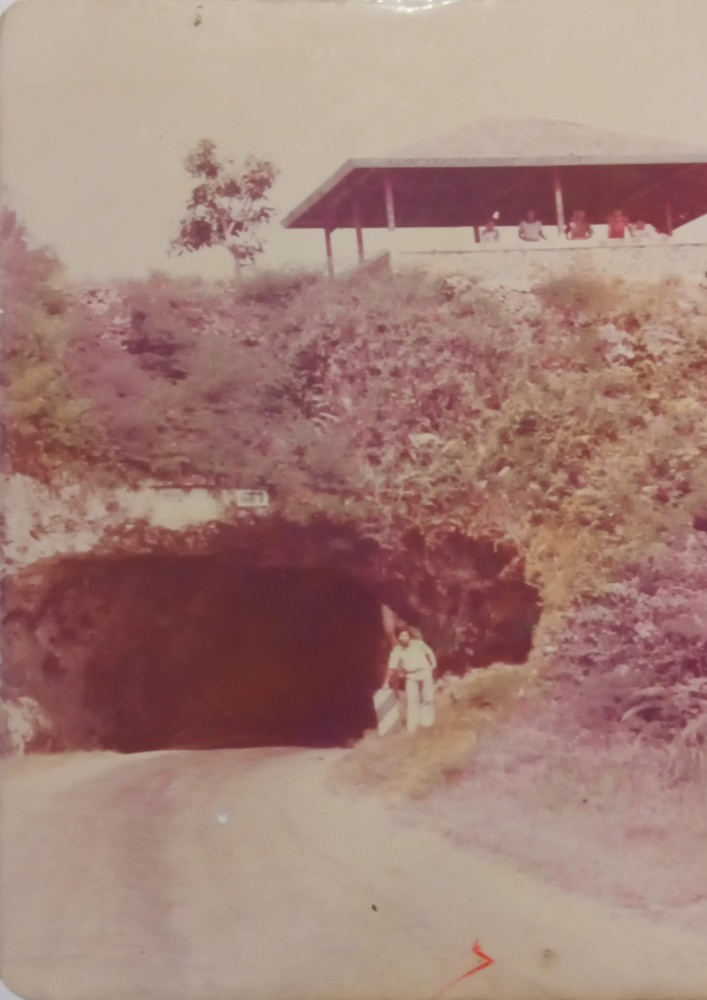
#> input picture images/gambar_jadul.jpg, 707 x 1000 px
$ python main.py images/gambar_jadul.jpg
#> lines starting #> are read from the running program, lines starting #| are printed output that depends on the picture
"""
Restorasi Citra Foto Jadul Berwarna Menggunakan Koreksi Warna dan CLAHE
=======================================================================
Mata Kuliah  : Visi Komputer
Metode       : Classical Image Processing (tanpa Deep Learning)
Library      : NumPy, Matplotlib, Pillow

Pipeline dua tahap:
  Tahap 1 — Gray World Assumption  : menetralisir color cast
  Tahap 2 — CLAHE pada channel L   : meningkatkan kontras tanpa mendistorsi warna
"""

import argparse
import math
import os

import numpy as np
import matplotlib.pyplot as plt
from PIL import Image


# ---------------------------------------------------------------------------
# Matriks konversi RGB ↔ XYZ (illuminan D65, standar CIE)
# ---------------------------------------------------------------------------

_RGB_TO_XYZ = np.array([
    [0.4124564, 0.3575761, 0.1804375],
    [0.2126729, 0.7151522, 0.0721750],
    [0.0193339, 0.1191920, 0.9503041],
], dtype=np.float64)

_XYZ_TO_RGB = np.array([
    [ 3.2404542, -1.5371385, -0.4985314],
    [-0.9692660,  1.8760108,  0.0415560],
    [ 0.0556434, -0.2040259,  1.0572252],
], dtype=np.float64)

_D65 = np.array([0.95047, 1.00000, 1.08883], dtype=np.float64)


def _srgb_to_linear(c: np.ndarray) -> np.ndarray:
    return np.where(c > 0.04045, ((c + 0.055) / 1.055) ** 2.4, c / 12.92)


def _linear_to_srgb(c: np.ndarray) -> np.ndarray:
    c_safe = np.maximum(c, 0.0)
    return np.where(c > 0.0031308, 1.055 * c_safe ** (1.0 / 2.4) - 0.055, 12.92 * c)


def _lab_f(t: np.ndarray) -> np.ndarray:
    delta = 6.0 / 29.0
    return np.where(t > delta ** 3, np.cbrt(t), t / (3.0 * delta ** 2) + 4.0 / 29.0)


def _lab_f_inv(t: np.ndarray) -> np.ndarray:
    delta = 6.0 / 29.0
    return np.where(t > delta, t ** 3, 3.0 * delta ** 2 * (t - 4.0 / 29.0))


def rgb_to_lab(image_rgb: np.ndarray) -> np.ndarray:
    """Konversi sRGB (uint8) → CIE L*a*b* (float64). L: [0,100], a/b: [-128,127]."""
    rgb_f = image_rgb.astype(np.float64) / 255.0
    lin   = _srgb_to_linear(rgb_f)
    xyz   = lin @ _RGB_TO_XYZ.T
    f     = _lab_f(xyz / _D65)
    L = 116.0 * f[:, :, 1] - 16.0
    a = 500.0 * (f[:, :, 0] - f[:, :, 1])
    b = 200.0 * (f[:, :, 1] - f[:, :, 2])
    return np.stack([L, a, b], axis=-1)


def lab_to_rgb(image_lab: np.ndarray) -> np.ndarray:
    """Konversi CIE L*a*b* (float64) → sRGB (uint8)."""
    L, a, b = image_lab[:, :, 0], image_lab[:, :, 1], image_lab[:, :, 2]
    fy = (L + 16.0) / 116.0
    fx = a / 500.0 + fy
    fz = fy - b / 200.0
    xyz = np.stack([
        _D65[0] * _lab_f_inv(fx),
        _D65[1] * _lab_f_inv(fy),
        _D65[2] * _lab_f_inv(fz),
    ], axis=-1)
    srgb = _linear_to_srgb(xyz @ _XYZ_TO_RGB.T)
    return np.clip(np.round(srgb * 255.0), 0, 255).astype(np.uint8)


# ---------------------------------------------------------------------------
# I/O
# ---------------------------------------------------------------------------

def load_image(path: str) -> np.ndarray:
    """Membaca gambar dan mengembalikan array uint8 (H×W×3, RGB)."""
    img = Image.open(path).convert("RGB")
    return np.array(img, dtype=np.uint8)


def save_image(image_rgb: np.ndarray, path: str) -> None:
    Image.fromarray(image_rgb).save(path)


# ---------------------------------------------------------------------------
# Tahap 1: Koreksi Warna — Gray World Assumption
# ---------------------------------------------------------------------------

def gray_world_correction(image_rgb: np.ndarray) -> np.ndarray:
    """
    Menetralisir color cast dengan menyeimbangkan rata-rata tiap channel
    terhadap rata-rata global (gray mean).

    scale_c    = gray_mean / mean_c
    I_c_new    = clip(I_c * scale_c, 0, 255)
    gray_mean  = (mean_R + mean_G + mean_B) / 3
    """
    img_f     = image_rgb.astype(np.float64)
    means     = img_f.mean(axis=(0, 1))
    gray_mean = means.mean()
    scales    = np.where(means > 0, gray_mean / means, 1.0)
    return np.clip(img_f * scales, 0, 255).astype(np.uint8)


# ---------------------------------------------------------------------------
# Tahap 2: CLAHE pada Channel L
# ---------------------------------------------------------------------------

def _compute_tile_luts(
    l_uint8: np.ndarray,
    ny: int,
    nx: int,
    clip_limit: float,
) -> np.ndarray:
    """
    Menghitung LUT ekualisasi histogram untuk setiap tile.

    Untuk tiap tile:
      1. Hitung histogram (256 bin).
      2. Terapkan clip: C_l = clip_limit * (jumlah piksel) / 256.
         Piksel terpotong didistribusikan ulang merata ke semua bin.
      3. Hitung CDF dan petakan ke LUT [0, 255].

    Mengembalikan array (ny, nx, 256).
    """
    H, W = l_uint8.shape
    luts = np.zeros((ny, nx, 256), dtype=np.float64)

    for iy in range(ny):
        for ix in range(nx):
            y0 = int(round(iy * H / ny));       y1 = int(round((iy + 1) * H / ny))
            x0 = int(round(ix * W / nx));       x1 = int(round((ix + 1) * W / nx))
            y0, y1 = max(0, y0), min(H, y1);    x0, x1 = max(0, x0), min(W, x1)

            tile     = l_uint8[y0:y1, x0:x1]
            n_pixels = tile.size
            hist     = np.bincount(tile.flatten(), minlength=256).astype(np.float64)

            actual_clip = max(1, int(clip_limit * n_pixels / 256))
            excess      = np.sum(np.maximum(hist - actual_clip, 0))
            hist        = np.minimum(hist, float(actual_clip))
            hist       += excess / 256.0

            cdf     = np.cumsum(hist)
            cdf_min = cdf[0]
            denom   = float(n_pixels) - cdf_min
            lut     = np.clip(np.round((cdf - cdf_min) / denom * 255.0), 0, 255) \
                      if denom > 0 else np.arange(256, dtype=np.float64)
            luts[iy, ix] = lut

    return luts


def _bilinear_interpolate(
    l_uint8: np.ndarray,
    luts: np.ndarray,
    ny: int,
    nx: int,
) -> np.ndarray:
    """
    Menggabungkan LUT tile-tile bersebelahan dengan interpolasi bilinear
    agar tidak ada artefak batas antar tile.

    Mengembalikan channel L hasil CLAHE (uint8, H×W).
    """
    H, W = l_uint8.shape
    cy = (np.arange(ny, dtype=np.float64) + 0.5) * (H / ny)
    cx = (np.arange(nx, dtype=np.float64) + 0.5) * (W / nx)
    y_idx = np.arange(H, dtype=np.float64)
    x_idx = np.arange(W, dtype=np.float64)

    if ny > 1:
        iy = np.clip(np.searchsorted(cy, y_idx + 0.5) - 1, 0, ny - 2)
        ty = np.clip((y_idx + 0.5 - cy[iy]) / (cy[iy + 1] - cy[iy]), 0.0, 1.0)
    else:
        iy = np.zeros(H, dtype=int);  ty = np.zeros(H, dtype=np.float64)

    if nx > 1:
        ix = np.clip(np.searchsorted(cx, x_idx + 0.5) - 1, 0, nx - 2)
        tx = np.clip((x_idx + 0.5 - cx[ix]) / (cx[ix + 1] - cx[ix]), 0.0, 1.0)
    else:
        ix = np.zeros(W, dtype=int);  tx = np.zeros(W, dtype=np.float64)

    PV  = l_uint8
    IY  = iy[:, np.newaxis] * np.ones((1, W), dtype=int)
    IX  = np.ones((H, 1), dtype=int) * ix[np.newaxis, :]
    IY1 = np.minimum(IY + 1, ny - 1)
    IX1 = np.minimum(IX + 1, nx - 1)

    TY = ty[:, np.newaxis];  TX = tx[np.newaxis, :]
    result = (
        (1.0 - TY) * (1.0 - TX) * luts[IY,  IX,  PV] +
        (1.0 - TY) * TX          * luts[IY,  IX1, PV] +
        TY          * (1.0 - TX) * luts[IY1, IX,  PV] +
        TY          * TX          * luts[IY1, IX1, PV]
    )
    return np.clip(result, 0, 255).astype(np.uint8)


def apply_clahe(
    image_rgb: np.ndarray,
    clip_limit: float = 2.0,
    tile_grid: tuple = (8, 8),
) -> np.ndarray:
    """
    Menerapkan CLAHE pada channel L dalam ruang warna CIE L*a*b*.

    Channel L (kecerahan) diproses terpisah dari channel a dan b (warna),
    sehingga peningkatan kontras tidak mengubah keseimbangan warna
    yang sudah dikoreksi di tahap sebelumnya.

    Args:
        clip_limit : batas amplifikasi kontras per tile (default 2.0).
        tile_grid  : (nx, ny) jumlah tile per sisi (default 8×8).
    """
    lab = rgb_to_lab(image_rgb)
    L, a, b = lab[:, :, 0], lab[:, :, 1], lab[:, :, 2]

    l_scaled  = np.clip(np.round(L * 255.0 / 100.0), 0, 255).astype(np.uint8)
    nx, ny    = tile_grid
    luts      = _compute_tile_luts(l_scaled, ny, nx, clip_limit)
    l_enhanced = _bilinear_interpolate(l_scaled, luts, ny, nx)

    L_new = l_enhanced.astype(np.float64) * 100.0 / 255.0
    return lab_to_rgb(np.stack([L_new, a, b], axis=-1))


# ---------------------------------------------------------------------------
# Pipeline Restorasi
# ---------------------------------------------------------------------------

def restore_image(
    image_rgb: np.ndarray,
    clip_limit: float = 2.0,
    tile_grid: tuple = (8, 8),
) -> dict:
    """Menjalankan pipeline dua tahap. Mengembalikan dict hasil tiap tahap."""
    color_corrected = gray_world_correction(image_rgb)
    final           = apply_clahe(color_corrected, clip_limit=clip_limit, tile_grid=tile_grid)
    return {"original": image_rgb, "color_corrected": color_corrected, "final": final}


# ---------------------------------------------------------------------------
# Metrik Kuantitatif
# ---------------------------------------------------------------------------

def get_l_channel_uint8(image_rgb: np.ndarray) -> np.ndarray:
    lab = rgb_to_lab(image_rgb)
    return np.clip(np.round(lab[:, :, 0] * 255.0 / 100.0), 0, 255).astype(np.uint8)


def compute_contrast_std(image_rgb: np.ndarray) -> float:
    """Standar deviasi channel L — ukuran kontras (sebaran intensitas)."""
    return float(np.std(rgb_to_lab(image_rgb)[:, :, 0]))


def compute_color_cast_index(image_rgb: np.ndarray) -> float:
    """Selisih rata-rata channel terbesar dan terkecil — ukuran ketidakseimbangan warna."""
    means = image_rgb.astype(np.float64).mean(axis=(0, 1))
    return float(means.max() - means.min())


def compute_psnr(reference: np.ndarray, target: np.ndarray) -> float:
    """PSNR antara dua citra. Rumus: 10 * log10(255² / MSE)."""
    mse = np.mean((reference.astype(np.float64) - target.astype(np.float64)) ** 2)
    return float("inf") if mse == 0 else 10.0 * math.log10(255.0 ** 2 / mse)


def print_metrics_table(results: dict) -> None:
    o, cc, f = results["original"], results["color_corrected"], results["final"]
    rows = [
        ("Std Dev Channel L",    compute_contrast_std,    o, cc, f, False),
        ("Color Cast Index",     compute_color_cast_index, o, cc, f, False),
    ]

    print()
    print("=" * 70)
    print("METRIK KUANTITATIF".center(70))
    print("=" * 70)
    print(f"{'Metrik':<28}{'Original':>12}{'Koreksi Warna':>16}{'Final':>12}")
    print("-" * 70)
    print(f"{'Std Dev Channel L':<28}{compute_contrast_std(o):>12.2f}"
          f"{compute_contrast_std(cc):>16.2f}{compute_contrast_std(f):>12.2f}")
    print(f"{'Color Cast Index':<28}{compute_color_cast_index(o):>12.2f}"
          f"{compute_color_cast_index(cc):>16.2f}{compute_color_cast_index(f):>12.2f}")
    print(f"{'PSNR vs Original (dB)':<28}{'—':>12}"
          f"{compute_psnr(o, cc):>16.2f}{compute_psnr(o, f):>12.2f}")
    print("=" * 70)
    print("Keterangan:")
    print("  Std Dev lebih tinggi   -> sebaran intensitas lebih luas = kontras lebih baik")
    print("  Color Cast lebih kecil -> rata-rata R, G, B lebih seimbang = warna lebih netral")
    print("  PSNR lebih rendah      -> perubahan dari asli lebih besar (wajar untuk tahap CLAHE)")
    print("=" * 70)
    print()


# ---------------------------------------------------------------------------
# Visualisasi
# ---------------------------------------------------------------------------

def _plot_histogram(ax, image_rgb: np.ndarray, title: str, color: str) -> None:
    hist = np.bincount(get_l_channel_uint8(image_rgb).flatten(), minlength=256)
    ax.bar(range(256), hist, color=color, width=1.0)
    ax.set_title(title, fontsize=9)
    ax.set_xlim([0, 255])
    ax.set_xlabel("Intensitas Channel L (0–255)", fontsize=8)
    ax.set_ylabel("Frekuensi Piksel", fontsize=8)
    ax.tick_params(labelsize=7)


def save_comparison_figure(results: dict, output_path: str) -> None:
    """
    Menyimpan visualisasi 3×3:
      Baris 1 : citra tiap tahap + semua metrik sebagai caption
      Baris 2 : histogram channel L tiap tahap
    """
    o   = results["original"]
    cc  = results["color_corrected"]
    fin = results["final"]

    items = [
        (o,   "Original (Foto Jadul)",               "coral"),
        (cc,  "Tahap 1: Koreksi Warna (Gray World)", "steelblue"),
        (fin, "Tahap 2: CLAHE pada Channel L",        "seagreen"),
    ]

    # Hitung semua metrik terlebih dahulu
    metrics = []
    for idx, (img, _, _) in enumerate(items):
        std  = compute_contrast_std(img)
        cast = compute_color_cast_index(img)
        psnr = compute_psnr(o, img) if idx > 0 else None
        metrics.append((std, cast, psnr))

    fig, axes = plt.subplots(2, 3, figsize=(15, 9))
    fig.suptitle("Restorasi Foto Jadul: Pipeline Koreksi Warna + CLAHE",
                 fontsize=13, fontweight="bold")

    for col, ((img, title, hcolor), (std, cast, psnr)) in enumerate(zip(items, metrics)):
        # Baris atas: citra
        axes[0, col].imshow(img)
        axes[0, col].set_title(title, fontsize=10, fontweight="bold")
        axes[0, col].set_xticks([])
        axes[0, col].set_yticks([])

        # Caption di bawah citra: semua metrik
        psnr_str = f"{psnr:.2f} dB" if psnr is not None else "—"
        caption = (
            f"Std Dev L  : {std:.2f}\n"
            f"Color Cast : {cast:.2f}\n"
            f"PSNR       : {psnr_str}"
        )
        axes[0, col].set_xlabel(caption, fontsize=8, linespacing=1.7,
                                fontfamily="monospace")

        # Baris bawah: histogram channel L
        _plot_histogram(axes[1, col], img, f"Histogram Channel L\n{title}", hcolor)

    plt.tight_layout(rect=[0, 0, 1, 0.96])
    plt.savefig(output_path, dpi=150, bbox_inches="tight")
    plt.close()


# ---------------------------------------------------------------------------
# Entry Point
# ---------------------------------------------------------------------------

def parse_arguments() -> argparse.Namespace:
    parser = argparse.ArgumentParser(
        description="Restorasi citra foto jadul berwarna (Gray World + CLAHE)."
    )
    parser.add_argument("input", help="Path ke foto jadul (contoh: images/gambar_jadul.jpg)")
    parser.add_argument("--output_dir",  default="output", help="Folder output (default: output)")
    parser.add_argument("--clip_limit",  type=float, default=2.0,  help="CLAHE clip limit (default: 2.0)")
    parser.add_argument("--tile_size",   type=int,   default=8,    help="Grid tile CLAHE per sisi (default: 8)")
    return parser.parse_args()


def main() -> None:
    args = parse_arguments()
    os.makedirs(args.output_dir, exist_ok=True)

    print(f"[1/4] Membaca gambar: {args.input}")
    original = load_image(args.input)
#> in load_image, img is the input picture: PIL image 707x1000 RGB; mean R, G, B 163.2, 129.6, 120.8
    print(f"      Ukuran: {original.shape[1]} x {original.shape[0]} piksel")
#|       Ukuran: 707 x 1000 piksel

    tile_grid = (args.tile_size, args.tile_size)
    print("[2/4] Menjalankan pipeline restorasi:")
    print("      Tahap 1 - Gray World Assumption")
    print(f"      Tahap 2 - CLAHE pada Channel L (clip_limit={args.clip_limit}, tile_grid={tile_grid})")
    results = restore_image(original, clip_limit=args.clip_limit, tile_grid=tile_grid)
#> in gray_world_correction, `means     = img_f.mean(axis=(0, 1))`: means = [163.2, 129.6, 120.8]
#> in gray_world_correction, `gray_mean = means.mean()`: gray_mean = 137.9
#> in gray_world_correction, `scales    = np.where(means > 0, gray_mean / means, 1.0)`: scales = [0.845, 1.06, 1.14]
#> in _linear_to_srgb, `return np.where(c > 0.0031308, 1.055 * c_safe ** (1.0 / 2.4) - 0.055, ..`:
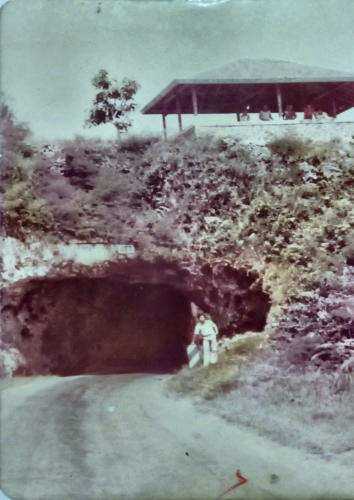
#> returned value: shape (1000, 707, 3) float64 (shown at 1/2 size); mean of channels 0, 1, 2 0.534, 0.535, 0.535; drawn with min black and max white
#> results = 3 items

    print("[3/4] Menyimpan citra hasil")
    save_image(results["color_corrected"],
               os.path.join(args.output_dir, "hasil_tahap1_koreksi_warna.jpg"))
    save_image(results["final"],
               os.path.join(args.output_dir, "hasil_tahap2_clahe_final.jpg"))

    print("[4/4] Membuat visualisasi dan menghitung metrik")
    save_comparison_figure(results, os.path.join(args.output_dir, "hasil_perbandingan.png"))
#> the loop in save_comparison_figure, `for idx, (img, _, _) in enumerate(items):` made 3 passes
#> (std, means in compute_color_cast_index, cast, mse in compute_psnr, psnr) on passes 2 to 3: (16.33, [137.4, 137.4, 137.4], 0.0189, 353.5, 22.65), (20.31, [136.2, 136.5, 136.5], 0.325, 670.4, 19.87)
#> pass 1, in rgb_to_lab (call 2), `xyz   = lin @ _RGB_TO_XYZ.T`:
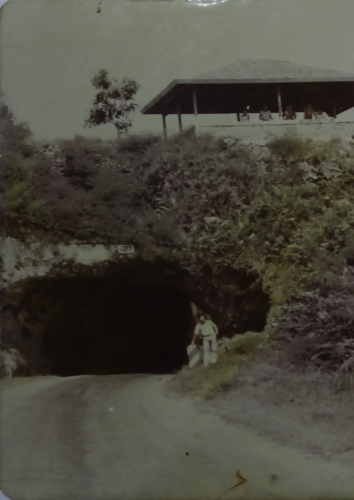
#> xyz: shape (1000, 707, 3) float64 (shown at 1/2 size); mean R, G, B 0.289, 0.28, 0.241
#> the loop in save_comparison_figure, `for col, ((img, title, hcolor), (std, cast, psnr)) in enumerate(zip(it..` made 3 passes
#> (title, hcolor, std, cast, psnr, psnr_str) on passes 1 to 3: ('Original (Foto Jadul)', 'coral', 15.34, 42.41, None, '—'), ('Tahap 1: Koreksi Warna (Gray World)', 'steelblue', 16.33, 0.0189, 22.65, '22.65 dB'), ('Tahap 2: CLAHE pada Channel L', 'seagreen', 20.31, 0.325, 19.87, '19.87 dB')
#> pass 1, in rgb_to_lab (call 5), `a = 500.0 * (f[:, :, 0] - f[:, :, 1])`:
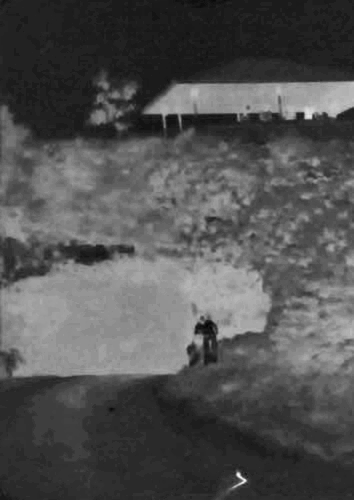
#> a: shape (1000, 707) float64 (shown at 1/2 size); min -3.27, max 44.17, mean 12; drawn with min black and max white
#> pass 1, in rgb_to_lab (call 5), `b = 200.0 * (f[:, :, 1] - f[:, :, 2])`:
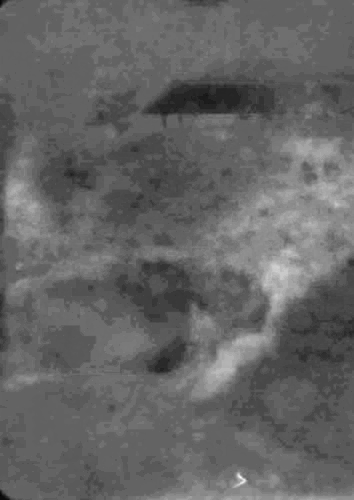
#> b: shape (1000, 707) float64 (shown at 1/2 size); min -4.55, max 32.28, mean 10; drawn with min black and max white
#> in save_comparison_figure, `plt.savefig(output_path, dpi=150, bbox_inches="tight")`:
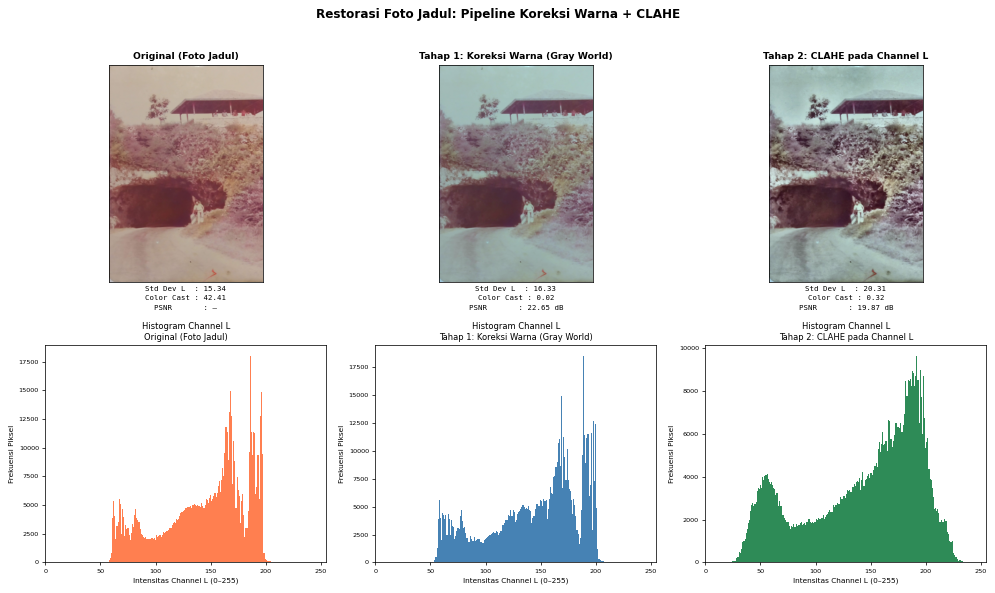
#> figure drawn by matplotlib, 6 panels; panel 4: tallest bar 18017 high, from x = 185.5 to 186.5; panel 5: tallest bar 18506 high, from x = 188.5 to 189.5; panel 6: tallest bar 9624 high, from x = 191.5 to 192.5
    print_metrics_table(results)
#> in rgb_to_lab (call 10), `return np.stack([L, a, b], axis=-1)`:
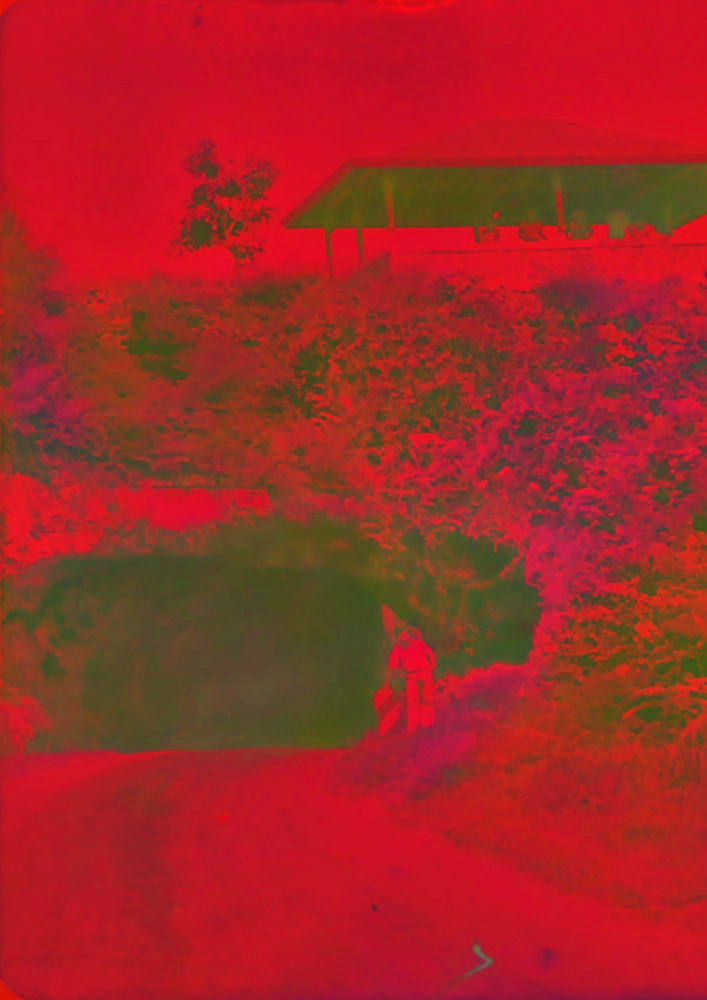
#> returned value: shape (1000, 707, 3) float64; mean of channels 0, 1, 2 56.3, 0.8, 0.3; drawn with min black and max white
#| Std Dev Channel L                  15.34           16.33       20.31
#| Color Cast Index                   42.41            0.02        0.32
#| PSNR vs Original (dB)                  —           22.65       19.87
    print(f"Selesai. Semua hasil tersimpan di: {args.output_dir}/")


if __name__ == "__main__":
    main()
